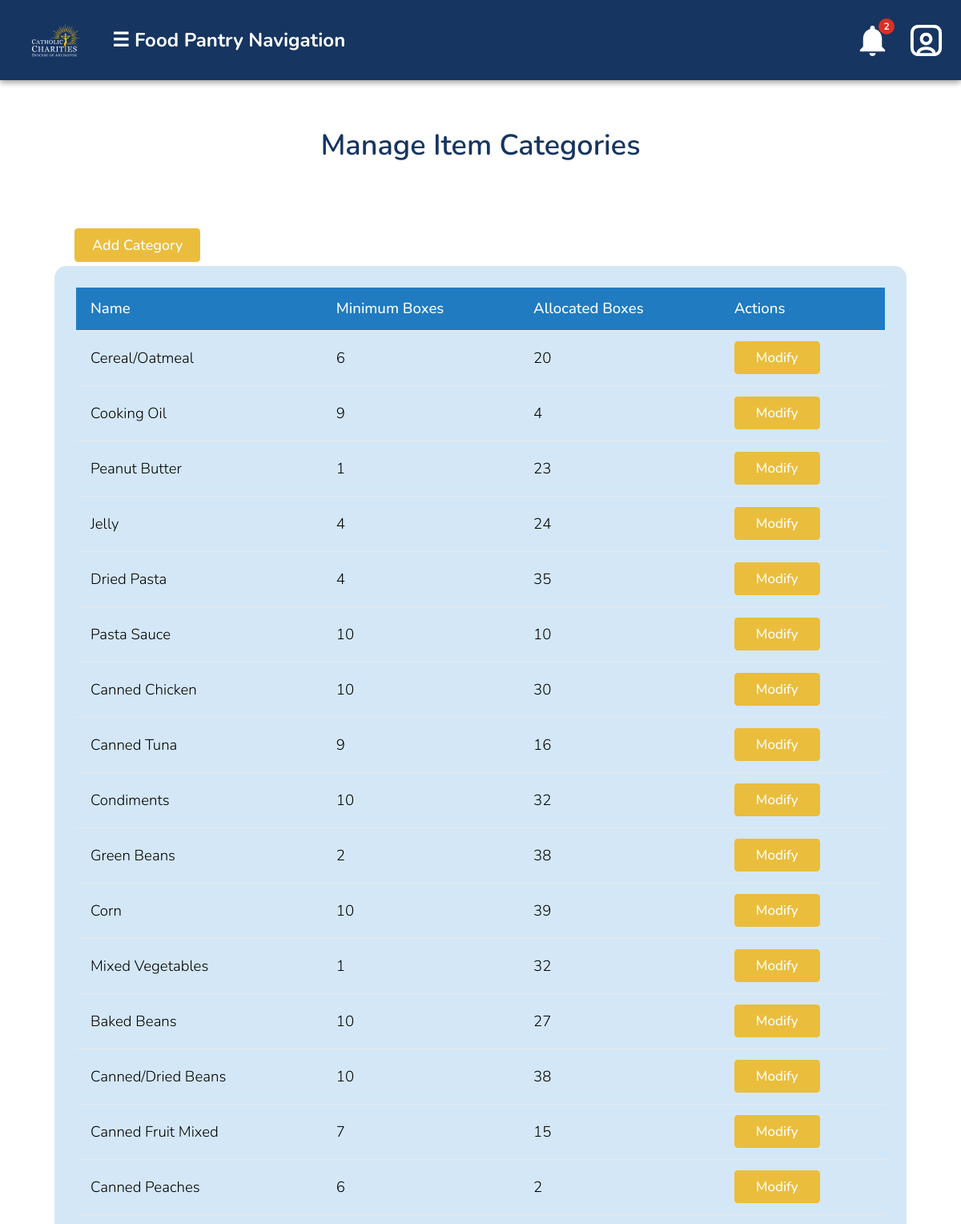
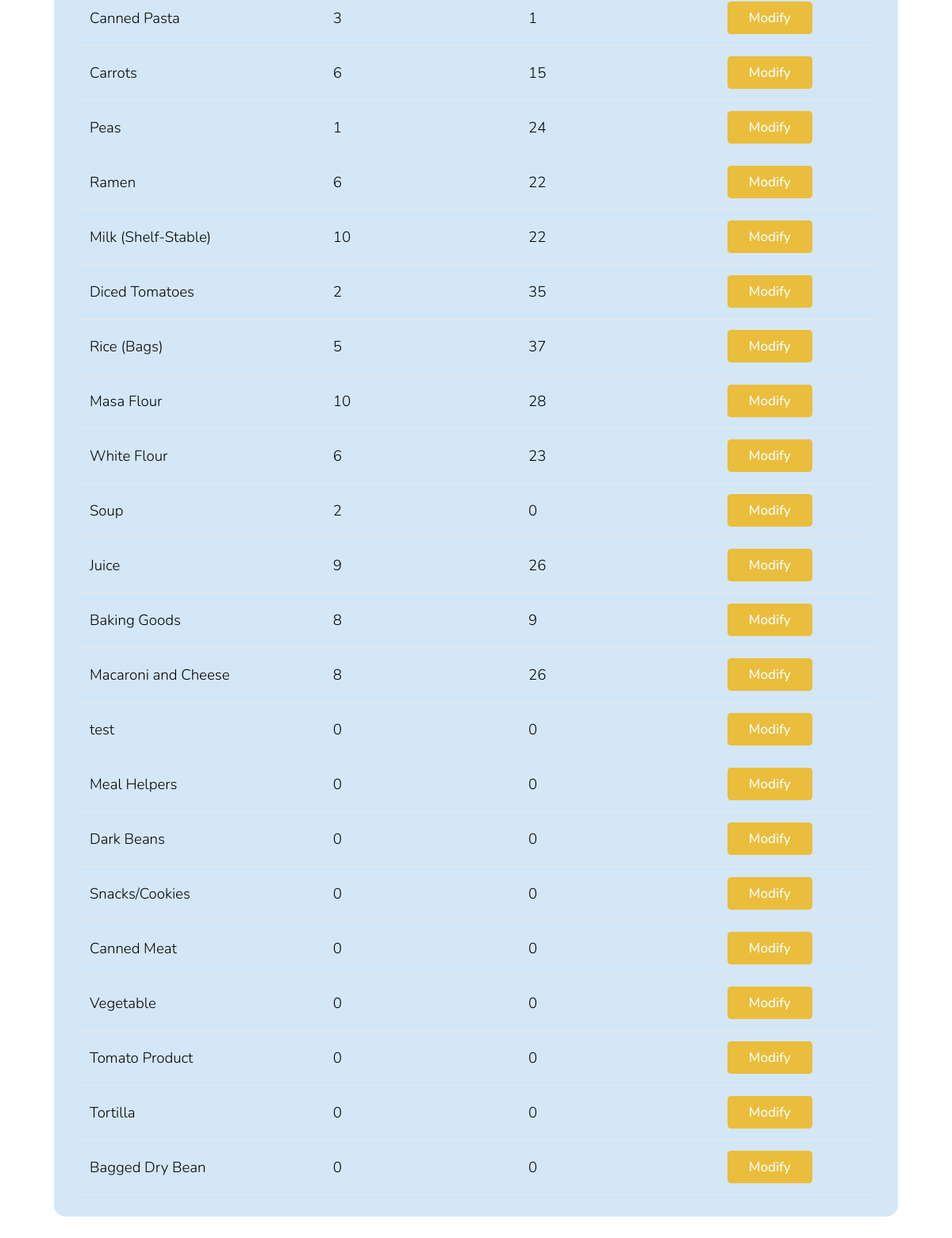
The page /viewItemCategories.php (signed in) on the database its author committed (2 pictures, top to bottom).
### tables this page shows
CREATE TABLE `dbinventory` (
  `id` int(11) NOT NULL,
  `item_category_id` int(11) NOT NULL,
  `category_name` varchar(100) NOT NULL,
  `current_quantity` int(11) NOT NULL,
  `minimum_quantity` int(11) NOT NULL,
  `allocated_quantity` int(11) NOT NULL
);

### database/dbInventory.php (called while the page is built, shortened)
<?php
include_once(dirname(__FILE__).'/../domain/InventoryItem.php');
include_once(dirname(__FILE__).'/dbNotifications.php');
function getAllInventoryItems() {
    $con = connect();
    $query = "SELECT * FROM dbinventory ORDER BY id";
    $result = mysqli_query($con, $query);
    $inventoryItems = array();
    while ($row = mysqli_fetch_assoc($result)) {
        $inventoryItem = new InventoryItem($row['id'], $row['item_category_id'], $row['category_name'], $row['current_quantity'], $row['minimum_quantity'], $row['allocated_quantity']);
        $inventoryItems[] = $inventoryItem;
    }
    return $inventoryItems;
}

### domain/InventoryItem.php (called while the page is built, shortened)
<?php
class InventoryItem {
    private $id;
    private $category_name;
    private $minimum_quantity;
    private $allocated_quantity;
    function __construct($id, $item_category_id, $category_name, $current_quantity, $minimum_quantity, $allocated_quantity) {
        $this->id = $id;
        $this->category_name = $category_name;
        $this->minimum_quantity = $minimum_quantity;
        $this->allocated_quantity = $allocated_quantity;
    }
    function getId() {
        return $this->id;
    }
    function getCategoryName() {
        return $this->category_name;
    }
    function getMinimumQuantity() {
        return $this->minimum_quantity;
    }
    function getAllocatedQuantity() {
        return $this->allocated_quantity;
    }
}

### viewItemCategories.php (the view, shortened to what this page needs)
<!DOCTYPE html>
<html>
<head>
    <?php require_once('universal.inc') ?>
</head>
<pageheader>
    <h1 class="title">Manage Item Categories</h1>
</pageheader>
<body>
    <?php require_once('header.php'); ?>
    <main>
        <div class="report-container">
            <div class="add-category-btn">
                <a href="viewAddItemCategory.php" class="add-category-lnk"><button type="button">Add Category</button></a>
            </div>
            <?php
                require_once('database/dbInventory.php');
                    echo '
                    <div class="report-section">
                        <div class="table-wrapper">
                            <table class="report-table">
                                <thead>
                                    <tr>
                                        <th>Name</th>
                                        <th>Minimum Boxes</th>
                                        <th>Allocated Boxes</th>
                                        <th>Actions</th>
                                    </tr>
                                </thead>
                                <tbody> ';
                                $items = getAllInventoryItems();
                                foreach ($items as $item) {
                                        $name = $item->getCategoryName();
                                        $minimum = $item->getMinimumQuantity();
                                        $allocated = $item->getAllocatedQuantity();
                                        echo '
                                            <td>' . $name . '</td>
                                            <td>' . $minimum . '</td>
                                            <td>' . $allocated . '</td>';
                                        echo '
                                            <td><a href="viewModifyItemCategory.php?id=' . $item->getId() . '" class="text-blue-700 underline"><button class="modify-btn">Modify</button></a>
                                        </tr>';
                                }
                    echo '
                                </tbody>
                            </table>
                        </div>
                    </div>';
                            ?>
        </div>
    </main>
</body>
</html>

### css/base.css (style rules this page uses)
html, body, header, main, footer, div, span, p, h1, h2, h3, h4, h5, h6, ul, ol, li, input, select, textarea, form, section, label, table, td, tr, th, form, fieldset, em, button, a { padding: 0; margin: 0; font-size: inherit; font-family: inherit; font-weight: inherit; text-decoration: none; font-style: normal; box-sizing: border-box; text-align: left; list-style-type: none; border-spacing: 0; }
:root { --page-background-color: white; --page-font-color: black; --inactive-font-color: #d0d0d0; --inactive-background-color: rgb(31,31,33); --standout-background: #fafafa; --happy-toast-background-color: #5D7E61; --happy-toast-font-color: rgb(255, 255, 255); --info-toast-background-color: #2f2f2f; --info-toast-font-color: white; --error-toast-background-color: #A66654; --error-toast-font-color: rgb(255, 255, 255); --shadow-and-border-color: #e8e8e8; --main-color: #207BC1; --accent-color: #EABD3C; --secondary-accent-color: #163561; --wv-accent-color: #111111; --wv-accent-foreground: #ffffff; --wv-bg-light: #ffffff; --wv-text-dark: #111111; --wv-muted-text: #6b6b6b; --calendar-event-color: #333333; --calendar-event-color-hover: #000000; --calendar-today-border: 2px solid #000000; --button-font-color: #ffffff; --button-padding: 0.5rem 1.5rem; --button-border-radius: 0.25rem; --standard-border: 1px solid #111111; --light-border: 1px solid #e5e5e5; --text-field-border: 2px solid #d4d4d4; --cancel-button-background-color: #000000; --error-color: #000000; font-size: 18px; font-family: 'Montserrat'; font-weight: 300; font-size: 18px; font-family: 'Montserrat'; font-weight: 300; font-size: 18px; font-family: 'Montserrat'; font-weight: 300; font-size: 18px; font-family: 'Montserrat'; font-weight: 300; }
body { background-color: var(--page-background-color); color: var(--page-font-color); font-family: 'Montserrat'; }
main:not(.login):not(.calendar-view):not(.dashboard) { padding: 1rem; }
input[type=submit], button, .button, a.button-signup { color: var(--button-font-color); background-color: var(--main-color); padding: var(--button-padding); border: 3px solid rgba(255, 255, 255, 0.295); border-radius: var(--button-border-radius); font-weight: 500; width: 94%; transition: background-color .3s; cursor: pointer; text-align: center; }
h1 { font-size: 1.5rem; font-weight: 500; margin-bottom: 2rem; background-color: var(#4d98f3); color: var(--secondary-accent-color); width: 100%; text-align: center; padding: 1rem; }

### viewItemCategories.php (style rules this page uses)
pageheader { margin-top: 3rem; display: flex; justify-content: center; align-items: center; }
.title { text-align: center; height: 3.5rem; width:auto; font-size: 2rem; font-weight: 600; color: var(--secondary-accent-color); padding-top: .4rem; border-radius: 10px; background-color: #ffffffee; white-space: nowrap; overflow: hidden; }
.report-container { max-width: 1100px; margin: 0 auto 4rem auto; padding: 1rem; }
.report-section { background-color: #D4E7F6; border-radius: 15px; padding: 1.5rem; margin-bottom: 2rem; }
.report-table { width: 100%; border-collapse: collapse; }
.report-table th, .report-table td { padding: 0.75rem 1rem; text-align: left; border-bottom: 1px solid var(--shadow-and-border-color); color: var(--page-font-color); }
.report-table th { background-color: var(--main-color); color: var(--button-font-color); font-weight: 500; position: sticky; top: 100px; }
.modify-btn { padding: 0.5rem 1.5rem; background-color: var(--accent-color); color: var(--button-font-color); border: none; border-radius: 0.25rem; cursor: pointer; font-size: 0.95rem; font-weight: 500; width: auto; }
.add-category-btn { display: flex; text-align: center; margin-left: 25px; }
.add-category-lnk { white-space: nowrap; }
.add-category-lnk button { display: flex; align-items: center; justify-content: center; padding: 0.5rem 1.5rem; background-color: var(--accent-color); color: var(--button-font-color); border: none; border-radius: 0.25rem; cursor: pointer; font-size: 1rem; font-weight: 500; margin-bottom: 0.25rem; text-align: center; }

### rows shown on the page
dbinventory: category_name "Cereal/Oatmeal", minimum_quantity "6", allocated_quantity "20"
dbinventory: category_name "Cooking Oil", minimum_quantity "9", allocated_quantity "4"
dbinventory: category_name "Peanut Butter", minimum_quantity "1", allocated_quantity "23"
dbinventory: category_name "Jelly", minimum_quantity "4", allocated_quantity "24"
dbinventory: category_name "Dried Pasta", minimum_quantity "4", allocated_quantity "35"
dbinventory: category_name "Pasta Sauce", minimum_quantity "10", allocated_quantity "10"
dbinventory: category_name "Canned Chicken", minimum_quantity "10", allocated_quantity "30"
dbinventory: category_name "Canned Tuna", minimum_quantity "9", allocated_quantity "16"
dbinventory: category_name "Condiments", minimum_quantity "10", allocated_quantity "32"
dbinventory: category_name "Green Beans", minimum_quantity "2", allocated_quantity "38"
dbinventory: category_name "Corn", minimum_quantity "10", allocated_quantity "39"
dbinventory: category_name "Mixed Vegetables", minimum_quantity "1", allocated_quantity "32"
dbinventory: category_name "Baked Beans", minimum_quantity "10", allocated_quantity "27"
dbinventory: category_name "Canned/Dried Beans", minimum_quantity "10", allocated_quantity "38"
dbinventory: category_name "Canned Fruit Mixed", minimum_quantity "7", allocated_quantity "15"
dbinventory: category_name "Canned Peaches", minimum_quantity "6", allocated_quantity "2"
dbinventory: category_name "Canned Pasta", minimum_quantity "3", allocated_quantity "1"
dbinventory: category_name "Carrots", minimum_quantity "6", allocated_quantity "15"
dbinventory: category_name "Peas", minimum_quantity "1", allocated_quantity "24"
dbinventory: category_name "Ramen", minimum_quantity "6", allocated_quantity "22"
dbinventory: category_name "Milk (Shelf-Stable)", minimum_quantity "10", allocated_quantity "22"
dbinventory: category_name "Diced Tomatoes", minimum_quantity "2", allocated_quantity "35"
dbinventory: category_name "Rice (Bags)", minimum_quantity "5", allocated_quantity "37"
dbinventory: category_name "Masa Flour", minimum_quantity "10", allocated_quantity "28"
dbinventory: category_name "White Flour", minimum_quantity "6", allocated_quantity "23"
dbinventory: category_name "Soup", minimum_quantity "2", allocated_quantity "0"
dbinventory: category_name "Juice", minimum_quantity "9", allocated_quantity "26"
dbinventory: category_name "Baking Goods", minimum_quantity "8", allocated_quantity "9"
dbinventory: category_name "Macaroni and Cheese", minimum_quantity "8", allocated_quantity "26"
dbinventory: category_name "test", minimum_quantity "0", allocated_quantity "0"
dbinventory: category_name "Meal Helpers", minimum_quantity "0", allocated_quantity "0"
dbinventory: category_name "Dark Beans", minimum_quantity "0", allocated_quantity "0"
dbinventory: category_name "Snacks/Cookies", minimum_quantity "0", allocated_quantity "0"
dbinventory: category_name "Canned Meat", minimum_quantity "0", allocated_quantity "0"
dbinventory: category_name "Vegetable", minimum_quantity "0", allocated_quantity "0"
dbinventory: category_name "Tomato Product", minimum_quantity "0", allocated_quantity "0"
dbinventory: category_name "Tortilla", minimum_quantity "0", allocated_quantity "0"
dbinventory: category_name "Bagged Dry Bean", minimum_quantity "0", allocated_quantity "0"
